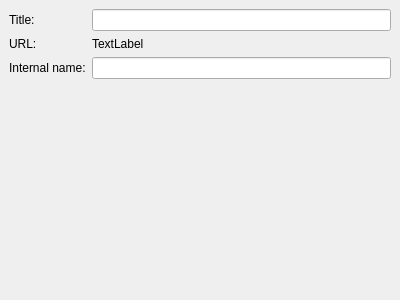
<?xml version="1.0" encoding="UTF-8"?>
<ui version="4.0">
 <class>LicenseForm</class>
 <widget class="QWidget" name="LicenseForm">
  <property name="geometry">
   <rect>
    <x>0</x>
    <y>0</y>
    <width>400</width>
    <height>300</height>
   </rect>
  </property>
  <property name="windowTitle">
   <string>Form</string>
  </property>
  <layout class="QVBoxLayout" name="verticalLayout">
   <property name="leftMargin">
    <number>0</number>
   </property>
   <property name="topMargin">
    <number>0</number>
   </property>
   <property name="rightMargin">
    <number>0</number>
   </property>
   <property name="bottomMargin">
    <number>0</number>
   </property>
   <item>
    <widget class="QScrollArea" name="scrollArea">
     <property name="frameShape">
      <enum>QFrame::NoFrame</enum>
     </property>
     <property name="frameShadow">
      <enum>QFrame::Sunken</enum>
     </property>
     <property name="lineWidth">
      <number>0</number>
     </property>
     <property name="widgetResizable">
      <bool>true</bool>
     </property>
     <widget class="QWidget" name="scrollAreaWidgetContents">
      <property name="geometry">
       <rect>
        <x>0</x>
        <y>0</y>
        <width>400</width>
        <height>300</height>
       </rect>
      </property>
      <layout class="QFormLayout" name="formLayout">
       <item row="0" column="0">
        <widget class="QLabel" name="label">
         <property name="text">
          <string>Title:</string>
         </property>
         <property name="buddy">
          <cstring>lineEditTitle</cstring>
         </property>
        </widget>
       </item>
       <item row="2" column="0">
        <widget class="QLabel" name="label_2">
         <property name="toolTip">
          <string>web address</string>
         </property>
         <property name="text">
          <string>URL:</string>
         </property>
        </widget>
       </item>
       <item row="3" column="0">
        <widget class="QLabel" name="label_3">
         <property name="text">
          <string>Internal name:</string>
         </property>
         <property name="buddy">
          <cstring>lineEditInternalName</cstring>
         </property>
        </widget>
       </item>
       <item row="0" column="1">
        <widget class="QLineEdit" name="lineEditTitle">
         <property name="toolTip">
          <string>title</string>
         </property>
         <property name="readOnly">
          <bool>true</bool>
         </property>
        </widget>
       </item>
       <item row="2" column="1">
        <widget class="QLabel" name="labelURL">
         <property name="focusPolicy">
          <enum>Qt::StrongFocus</enum>
         </property>
         <property name="text">
          <string>TextLabel</string>
         </property>
         <property name="openExternalLinks">
          <bool>true</bool>
         </property>
         <property name="textInteractionFlags">
          <set>Qt::LinksAccessibleByMouse|Qt::TextSelectableByKeyboard|Qt::TextSelectableByMouse</set>
         </property>
        </widget>
       </item>
       <item row="3" column="1">
        <widget class="QLineEdit" name="lineEditInternalName">
         <property name="toolTip">
          <string>internal name</string>
         </property>
         <property name="readOnly">
          <bool>true</bool>
         </property>
        </widget>
       </item>
      </layout>
     </widget>
    </widget>
   </item>
  </layout>
 </widget>
 <resources/>
 <connections/>
</ui>
